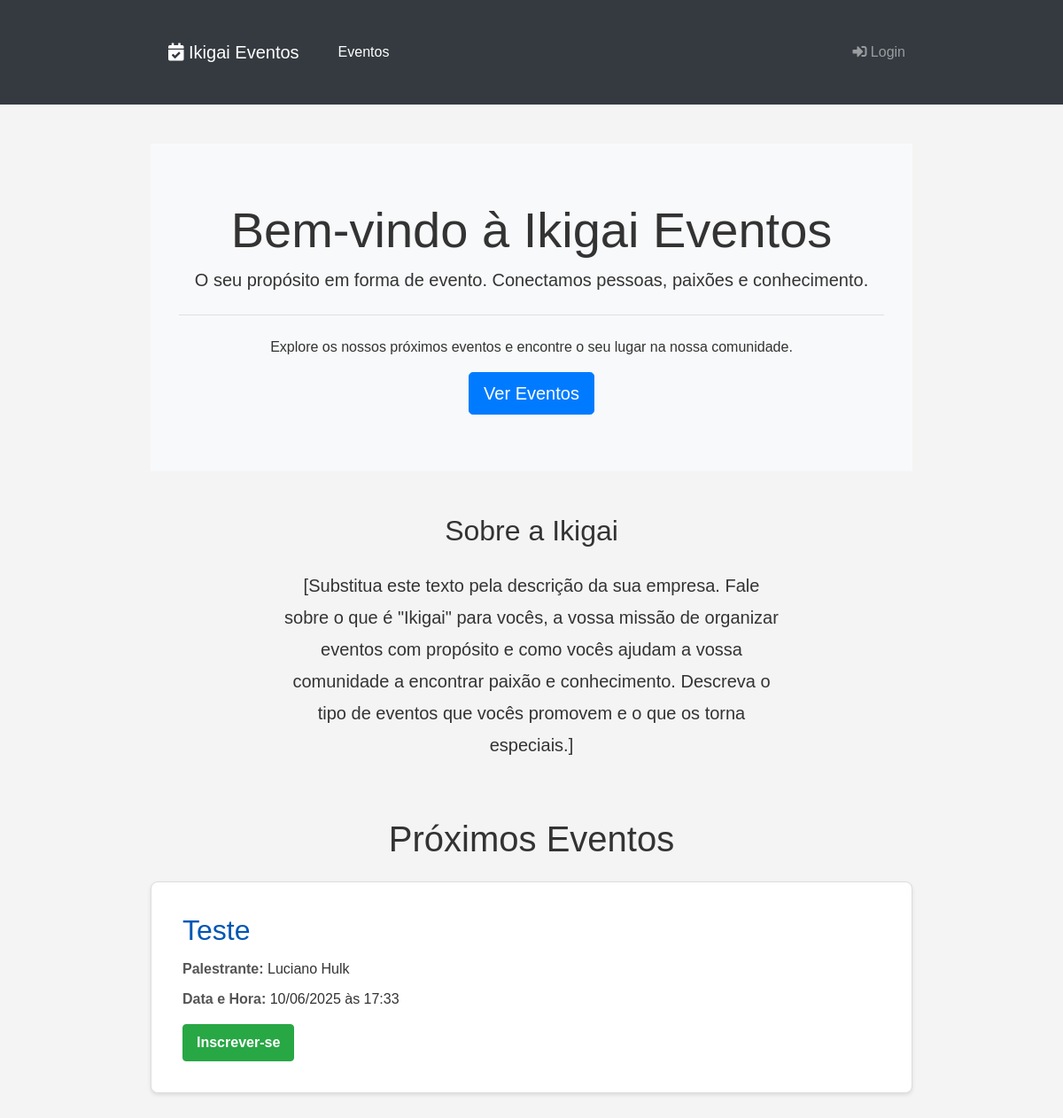
Before: / with the older database file.
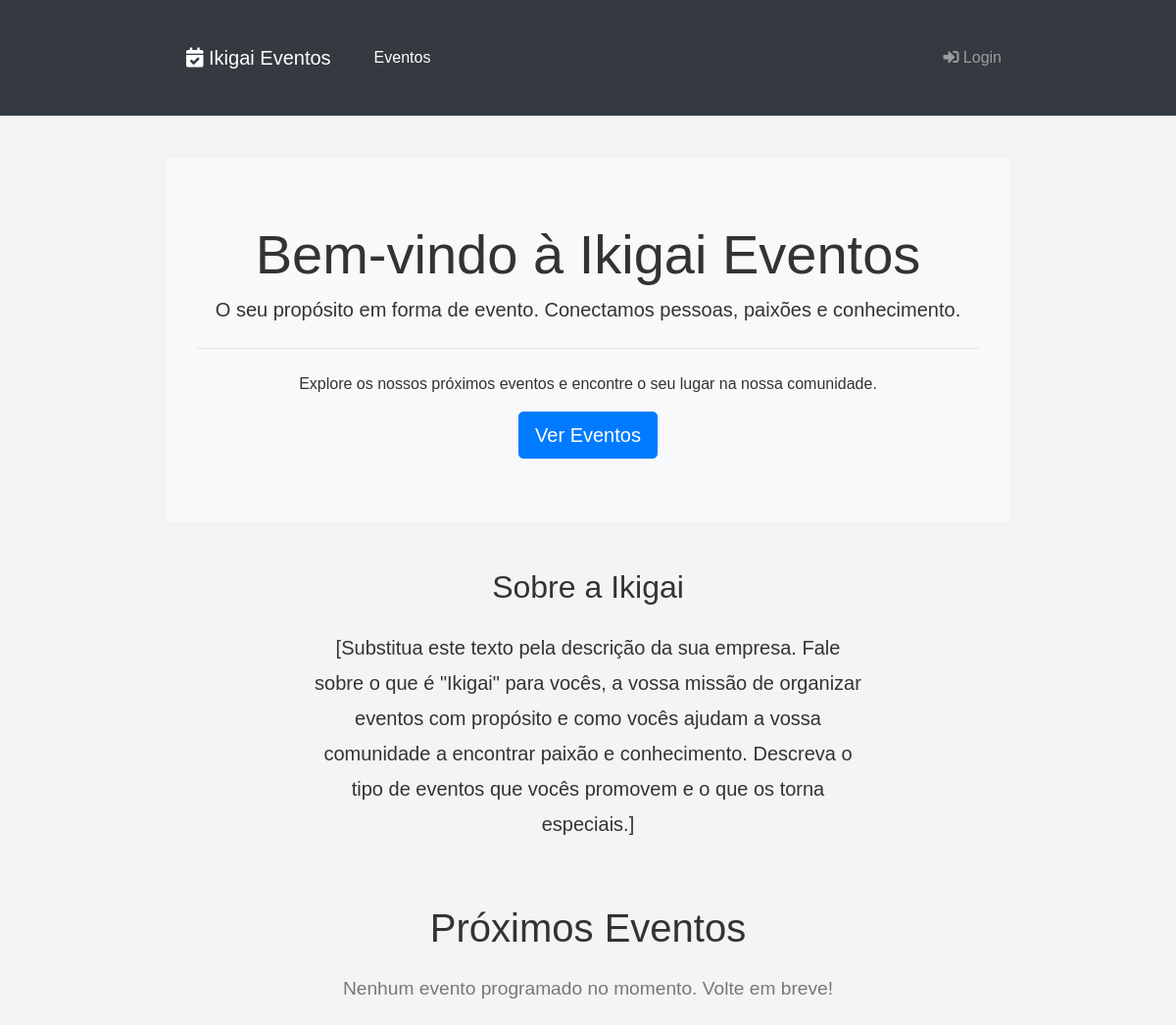
After: the same page with the newer database file.
### app/models.py (models this page shows, shortened)
class Evento(db.Model):
    __tablename__ = 'eventos'
    id = db.Column(db.Integer, primary_key=True)
    nome_evento = db.Column(db.String(200), nullable=False)
    data_hora_evento = db.Column(db.DateTime, nullable=False)
    palestrante = db.Column(db.String(100))
    imagem_palestrante = db.Column(db.String(300), nullable=True) # URL para a imagem
    descricao = db.Column(db.Text)
    local_evento = db.Column(db.String(200))
    preco = db.Column(db.Float, default=0.0)
    numero_vagas = db.Column(db.Integer, nullable=False)
    inscricoes = db.relationship('Inscricao', backref='evento', lazy=True)

### app/routes.py (the view)
@public_bp.route('/')
def index():
    eventos = Evento.query.filter(Evento.data_hora_evento >= datetime.utcnow()).order_by(Evento.data_hora_evento).all()
    return render_template('index.html', eventos=eventos)

### app/templates/index.html (shortened to what this page needs)
{% extends "base.html" %}
{% block content %}
    <div class="jumbotron text-center bg-light mb-5">
        <h1 class="display-4">Bem-vindo à Ikigai Eventos</h1>
        <p class="lead">O seu propósito em forma de evento. Conectamos pessoas, paixões e conhecimento.</p>
        <hr class="my-4">
        <p>Explore os nossos próximos eventos e encontre o seu lugar na nossa comunidade.</p>
        <a class="btn btn-primary btn-lg" href="#eventos" role="button">Ver Eventos</a>
    </div>
    <div id="sobre" class="mb-5">
        <div class="row">
            <div class="col-lg-8 offset-lg-2 text-center">
                <h2 class="mb-4">Sobre a Ikigai</h2>
                <p class="lead" style="line-height: 1.8;">
                    [Substitua este texto pela descrição da sua empresa. Fale sobre o que é "Ikigai" para vocês, a vossa
                    missão de organizar eventos com propósito e como vocês ajudam a vossa comunidade a encontrar paixão
                    e conhecimento. Descreva o tipo de eventos que vocês promovem e o que os torna especiais.]
                </p>
            </div>
        </div>
    </div>
    <h1 class="mb-4 text-center" id="eventos">Próximos Eventos</h1>
    {% if eventos %}
        {% for evento in eventos %}
            <div class="evento card mb-4">
                <div class="card-body">
                    <div class="row">
                        <div class="col-md-{{ '9' if evento.imagem_palestrante else '12' }}">
                            <h2 class="card-title">{{ evento.nome_evento }}</h2>
                            {% if evento.palestrante %}
                                <p><strong>Palestrante:</strong> {{ evento.palestrante }}</p>
                            {% endif %}
                            <p><strong>Data e Hora:</strong> {{ evento.data_hora_evento.strftime('%d/%m/%Y às %H:%M') }}
                            </p>
                            <a href="{{ url_for('public.inscrever_evento', evento_id=evento.id) }}"
                               class="inscricao-link btn btn-success mt-2">Inscrever-se</a>
                        </div>
                    </div>
                </div>
            </div>
        {% endfor %}
    {% else %}
        <p class="sem-eventos">Nenhum evento programado no momento. Volte em breve!</p>
    {% endif %}
{% endblock %}

### app/templates/base.html (shortened to what this page needs)
<!DOCTYPE html>
<html lang="pt-BR">
<head>
    <link rel="stylesheet" href="https://stackpath.bootstrapcdn.com/bootstrap/4.5.2/css/bootstrap.min.css">
    <link rel="stylesheet" href="https://cdnjs.cloudflare.com/ajax/libs/font-awesome/5.15.3/css/all.min.css">
    <link rel="stylesheet" href="{{ url_for('static', filename='css/estilos_publicos.css') }}">
</head>
<body>
    <nav class="navbar navbar-expand-lg navbar-dark bg-dark mb-4">
        <div class="container">
            <a class="navbar-brand" href="{{ url_for('public.index') }}">
                <i class="fas fa-calendar-check"></i> Ikigai Eventos
            </a>
            <div class="collapse navbar-collapse" id="navbarNav">
                <ul class="navbar-nav mr-auto">
                    <li class="nav-item active">
                        <a class="nav-link" href="{{ url_for('public.index') }}">Eventos </a>
                    </li>
                </ul>
                <ul class="navbar-nav">
                    {% if current_user.is_authenticated %}
                        <li class="nav-item dropdown">
                            <a class="nav-link dropdown-toggle" href="#" id="navbarUserDropdown" role="button"
                               data-toggle="dropdown" aria-haspopup="true" aria-expanded="false">
                                <i class="fas fa-user-circle"></i> Olá, {{ current_user.username }}
                            </a>
                            <div class="dropdown-menu dropdown-menu-right" aria-labelledby="navbarUserDropdown">
                                <a class="dropdown-item" href="{{ url_for('auth.perfil') }}">Meu Perfil</a>
                                <a class="dropdown-item" href="{{ url_for('admin.dashboard') }}">Área
                                    Administrativa</a>
                                <div class="dropdown-divider"></div>
                                <a class="dropdown-item" href="{{ url_for('auth.logout') }}">Sair (Logout)</a>
                            </div>
                        </li>
                    {% else %}
                        <li class="nav-item">
                            <a class="nav-link" href="{{ url_for('auth.login') }}">
                                <i class="fas fa-sign-in-alt"></i> Login
                            </a>
                        </li>
                    {% endif %}
                </ul>
            </div>
        </div>
    </nav>
    <main class="container">
        {% block content %}{% endblock %}
    </main>
</body>
</html>

### app/static/css/estilos_publicos.css (style rules this page uses)
body { font-family: sans-serif; margin: 0; background-color: #f4f4f4; color: #333; }
.navbar { background-color: #333; overflow: hidden; padding: 10px 0; margin-bottom: 20px; width: 100%; }
.navbar a { float: left; display: block; color: white; text-align: center; padding: 14px 20px; text-decoration: none; }
.container { padding: 20px; max-width: 900px; margin: auto; }
h1 { color: #333; text-align: center; }
.sem-eventos { text-align: center; font-size: 1.2em; color: #777; }
.jumbotron { border-radius: 0; background-color: #e9ecef; }

Changed rows visible on the page:
removed Evento: nome_evento "Teste", palestrante "Luciano Hulk", data_hora_evento "10/06/2025 às 17:33"
Other visible differences:
text now shown: "Nenhum evento programado no momento. Volte em breve!"
